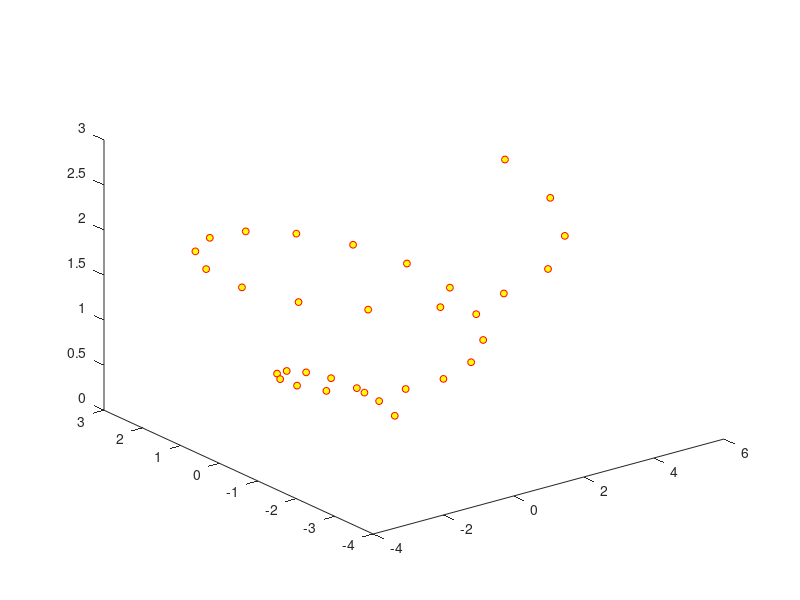

MATLAB code for this plot: (Note: this script raises an error after producing the figure.)
addpath('../lib_matlab');

close all;

h = pi/8;
s = 0:h:4*pi;

c = 1/4;
d = 1/5;

X = [ (1+s*c).*cos(s) ];
Y = [ (1+s*c).*sin(s) ];
Z = [ s*d ];

fmt1 = {'LineWidth',3,'Color',[0.7,0.7,1]};
fmt2 = {'o','Color','red','MarkerSize',5,'MarkerFaceColor','yellow','MarkerEdgeColor','red'};
fmt3 = {'-','Color','black','Linewidth',2};
fmt4 = {'o','Color','blue','MarkerSize',3,'MarkerFaceColor','black','MarkerEdgeColor','black'};

plot3(X,Y,Z,fmt2{:});
hold on

PNTS = [X(:).';Y(:).';Z(:).'];

npts = size(PNTS,2);

dp = sqrt(sum( (PNTS(:,1:end-1)-PNTS(:,2:end)).^2));
t  = [0,cumsum(dp)];
tt = t(1):(t(end)-t(1))/500000:t(end);


%type = 'cubic';
type = 'quintic';
%type = 'pchip';
%type = 'akima';
%type = 'bessel';
subtype = 'bessel';
Xs = Spline1D( type, t, PNTS(1,:), subtype );
Ys = Spline1D( type, t, PNTS(2,:), subtype );
Zs = Spline1D( type, t, PNTS(3,:), subtype );
plot3( Xs.eval(tt), Ys.eval(tt), Zs.eval(tt),  fmt3{:} ) ;

figure();

plot(X,Y,fmt2{:});
hold on
plot( Xs.eval(tt), Ys.eval(tt), fmt3{:} );

figure();

dp = sqrt( (X(1:end-1)-X(2:end)).^2 +  (Y(1:end-1)-Y(2:end)).^2 + (Z(1:end-1)-Z(2:end)).^2 );
ss = [0,cumsum(dp)];

T_D   = [ Xs.eval_D(tt).'; Ys.eval_D(tt).'; Zs.eval_D(tt).' ];
T_DD  = [ Xs.eval_DD(tt).'; Ys.eval_DD(tt).'; Zs.eval_DD(tt).' ];
T_DDD = [ Xs.eval_DDD(tt).'; Ys.eval_DDD(tt).'; Zs.eval_DDD(tt).' ];

tmp = cross( T_D, T_DD );
kur = sqrt( sum( tmp.^2 ) ) ./  ( sum( T_D.^2 ) ).^1.5;
tor = dot( tmp, T_DDD ) ./ dot( tmp, tmp );

t1 = (s .^ 2);
t3 = (t1 + 2) .^ 2;
t4 = (c ^ 2);
t5 = (t4 .^ 2);
t13 = (d .^ 2);
t24 = sqrt((t5 .* t3 + t4 .* c .* (4 .* t1 .* s + 8 .* s) + t4 * (t1 .* (t13 + 6) + 4 .* t13 + 4) + c .* s .* (2 .* t13 + 4) + t13 + 1));
t28 = 2 * s .* c + t1 .* t4 + t13 + t4 + 1;
t29 = sqrt(t28);
kur1 = 0.1e1 ./ t29 ./ t28 .* t24;

t1 = (s .^ 2);
t3 = (c ^ 2);
t10 = (t1 + 2) .^ 2;
t11 = (t3 .^ 2);
t19 = (d ^ 2);
tor1 = 1 ./ (t11 .* t10 + t3 .* c .* (4 .* t1 .* s + 8 * s) + t3 .* (t1 .* (t19 + 6) + 4 * t19 + 4) + c .* s .* (2 * t19 + 4) + t19 + 1) .* (1 + t3 .* (t1 + 6) + 2 * s .* c) .* d;


subplot(2,1,1);
plot( tt, kur, ss, kur1 );
title('curvature');

subplot(2,1,2);
plot( tt, tor, ss, tor1 );
title('torsion');
ylim([-2,2]);

%plot( tt, Xs.eval_DD(tt) ) ;
%plot( tt, Xs.eval_D(tt) ) ;
